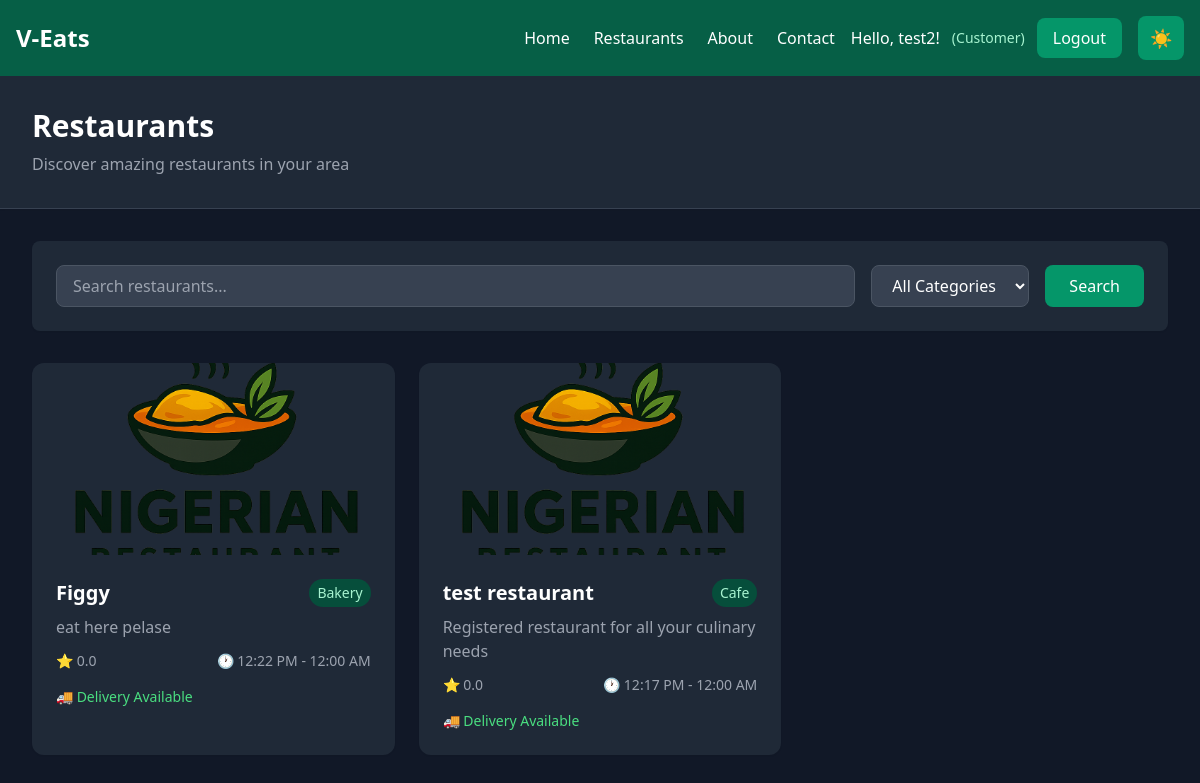
Screenshot of /restaurants/ (signed in) with the database file from the repository.
### restaurant/models.py (models this page shows, shortened)
class Restaurant(models.Model):
    CATEGORY_CHOICES = [
        ('fast_food', 'Fast Food'),
        ('casual', 'Casual Dining'),
        ('fine_dining', 'Fine Dining'),
        ('cafe', 'Cafe'),
        ('bakery', 'Bakery'),
        ('dessert', 'Dessert'),
        ('other', 'Other'),
    ]
    STATUS_CHOICES = [
        ('active', 'Active'),
        ('inactive', 'Inactive'),
        ('pending', 'Pending Approval'),
    ]
    name = models.CharField(max_length=200)
    description = models.TextField()
    owner = models.ForeignKey(settings.AUTH_USER_MODEL, on_delete=models.CASCADE, related_name='owned_restaurants')
    category = models.CharField(max_length=20, choices=CATEGORY_CHOICES, default='other')
    address = models.TextField()
    phone = models.CharField(max_length=20)
    email = models.EmailField()
    website = models.URLField(blank=True, null=True)
    image = models.ImageField(upload_to='restaurants/', blank=True, null=True)
    logo = models.ImageField(upload_to='restaurant_logos/', blank=True, null=True)
    status = models.CharField(max_length=20, choices=STATUS_CHOICES, default='pending')
    opening_time = models.TimeField()
    closing_time = models.TimeField()
    is_delivery_available = models.BooleanField(default=True)
    delivery_fee = models.DecimalField(max_digits=6, decimal_places=2, default=0.00)
    minimum_order = models.DecimalField(max_digits=8, decimal_places=2, default=0.00)
    rating = models.FloatField(default=0.0)
    total_reviews = models.IntegerField(default=0)
    created_at = models.DateTimeField(auto_now_add=True)
    updated_at = models.DateTimeField(auto_now=True)
    class Meta:
        ordering = ['-created_at']

### restaurant/views.py (the view)
# urls.py: path('', views.RestaurantListView.as_view(), name='list'),
class RestaurantListView(ListView):
    model = Restaurant
    template_name = 'restaurant/restaurant_list.html'
    context_object_name = 'restaurants'
    paginate_by = 12
    def get_queryset(self):
        queryset = Restaurant.objects.filter(status='active')
        search_query = self.request.GET.get('search', '')
        category_filter = self.request.GET.get('category', '')
        if search_query:
            queryset = queryset.filter(
                Q(name__icontains=search_query) |
                Q(description__icontains=search_query) |
                Q(address__icontains=search_query)
            )
        if category_filter:
            queryset = queryset.filter(category=category_filter)
        return queryset.order_by('-rating', '-created_at')
    def get_context_data(self, **kwargs):
        context = super().get_context_data(**kwargs)
        context['search_query'] = self.request.GET.get('search', '')
        context['category_filter'] = self.request.GET.get('category', '')
        context['categories'] = Restaurant.CATEGORY_CHOICES
        return context

### restaurant/templates/restaurant/restaurant_list.html (shortened to what this page needs)
{% extends 'base.html' %}
{% block content %}
<div class="min-h-screen bg-gray-50 dark:bg-gray-900">
  <div class="bg-white dark:bg-gray-800 shadow-sm border-b border-gray-200 dark:border-gray-700">
    <div class="max-w-7xl mx-auto px-4 sm:px-6 lg:px-8 py-8">
      <div class="flex flex-col md:flex-row md:items-center md:justify-between">
        <div>
          <h1 class="text-3xl font-bold text-gray-900 dark:text-white">Restaurants</h1>
          <p class="text-gray-600 dark:text-gray-400 mt-2">Discover amazing restaurants in your area</p>
        </div>
      </div>
    </div>
  </div>
  <div class="max-w-7xl mx-auto px-4 sm:px-6 lg:px-8 py-8">
    <div class="bg-white dark:bg-gray-800 rounded-lg shadow-sm p-6 mb-8">
      <form method="get" class="flex flex-col md:flex-row gap-4">
        <div class="flex-1">
          <input type="text"
                 name="search"
                 value="{{ search_query }}"
                 placeholder="Search restaurants..."
                 class="w-full px-4 py-2 border border-gray-300 dark:border-gray-600 rounded-lg focus:ring-2 focus:ring-emerald-500 focus:border-emerald-500 dark:bg-gray-700 dark:text-white">
        </div>
        <div>
          <select name="category"
                  class="px-4 py-2 border border-gray-300 dark:border-gray-600 rounded-lg focus:ring-2 focus:ring-emerald-500 focus:border-emerald-500 dark:bg-gray-700 dark:text-white">
            <option value="">All Categories</option>
          </select>
        </div>
        <button type="submit"
                class="bg-emerald-600 text-white px-6 py-2 rounded-lg hover:bg-emerald-700 transition-colors duration-200">
          Search
        </button>
      </form>
    </div>
    {% if restaurants %}
      <div class="grid grid-cols-1 md:grid-cols-2 lg:grid-cols-3 gap-6">
        {% for restaurant in restaurants %}
          <div class="bg-white dark:bg-gray-800 rounded-xl shadow-sm hover:shadow-lg transition-shadow duration-200 overflow-hidden">
            {% if restaurant.image %}
              <img src="{{ restaurant.image.url }}" alt="{{ restaurant.name }}" class="w-full h-48 object-cover">
            {% else %}
              <div class="w-full h-48 bg-gradient-to-br from-emerald-200 to-emerald-300 dark:from-emerald-600 dark:to-emerald-700 flex items-center justify-center">
                <span class="text-4xl">🍽️</span>
              </div>
            {% endif %}
            <div class="p-6">
              <div class="flex items-start justify-between mb-2">
                <h3 class="text-xl font-semibold text-gray-900 dark:text-white">{{ restaurant.name }}</h3>
                <span class="text-sm px-2 py-1 bg-emerald-100 text-emerald-800 dark:bg-emerald-900 dark:text-emerald-200 rounded-full">
                  {{ restaurant.category|capfirst }}
                </span>
              </div>
              <p class="text-gray-600 dark:text-gray-400 mb-3 line-clamp-2">{{ restaurant.description }}</p>
              <div class="flex items-center justify-between text-sm text-gray-500 dark:text-gray-400 mb-4">
                <span>⭐ {{ restaurant.rating|floatformat:1 }}</span>
                <span>🕐 {{ restaurant.opening_time|time:"g:i A" }} - {{ restaurant.closing_time|time:"g:i A" }}</span>
              </div>
              <div class="flex justify-between items-center">
                <div class="text-sm">
                  {% if restaurant.is_delivery_available %}
                    <span class="text-green-600 dark:text-green-400">🚚 Delivery Available</span>
                  {% else %}
                    <span class="text-gray-500">Pickup Only</span>
                  {% endif %}
                </div>
              </div>
            </div>
          </div>
        {% endfor %}
      </div>
    {% endif %}
  </div>
</div>
{% endblock %}

### users/templates/base.html (shortened to what this page needs)
<!DOCTYPE html>
<html lang="en" class="dark">
<head>
  <script src="https://cdn.tailwindcss.com"></script>
</head>
<body class="bg-emerald-50 dark:bg-emerald-900 text-gray-800 dark:text-gray-200 transition-colors duration-300">
  <nav class="p-4 bg-emerald-600 dark:bg-emerald-800 flex justify-between items-center shadow-lg transition-colors duration-300">
    <div class="flex items-center space-x-4">
      <h1 class="text-white font-bold text-2xl">V-Eats</h1>
    </div>
    <div class="flex items-center space-x-4">
      <div class="hidden md:flex items-center space-x-6">
        <a href="{% url 'users:home' %}" class="text-white hover:text-emerald-200 transition-colors duration-200 font-medium">Home</a>
        <a href="{% url 'restaurant:list' %}" class="text-white hover:text-emerald-200 transition-colors duration-200 font-medium">Restaurants</a>
        <a href="#" class="text-white hover:text-emerald-200 transition-colors duration-200 font-medium">About</a>
        <a href="#" class="text-white hover:text-emerald-200 transition-colors duration-200 font-medium">Contact</a>
      </div>
      <div class="flex items-center space-x-3">
        {% if user.is_authenticated %}
          <span class="text-white font-medium">Hello, {{ user.username }}!</span>
          {% if user.is_superuser %}
            <span class="text-emerald-200 text-sm">(Admin)</span>
          {% elif user.profile and user.profile.role == 'RESTAURANT' %}
            <span class="text-emerald-200 text-sm">(Restaurant)</span>
            <a href="{% url 'restaurant:dashboard' %}" class="text-emerald-200 hover:text-white transition-colors duration-200 font-medium text-sm">
              Dashboard
            </a>
          {% elif user.profile and user.profile.role == 'DRIVER' %}
            <span class="text-emerald-200 text-sm">(Driver)</span>
            <a href="{% url 'driver:dashboard' %}" class="text-emerald-200 hover:text-white transition-colors duration-200 font-medium text-sm">
              Dashboard
            </a>
          {% elif user.profile and user.profile.role == 'USER' %}
            <span class="text-emerald-200 text-sm">(Customer)</span>
          {% endif %}
          <a href="{% url 'users:logout' %}" class="bg-emerald-700 dark:bg-emerald-600 text-white px-4 py-2 rounded-lg hover:bg-emerald-800 dark:hover:bg-emerald-700 transition-all duration-200 font-medium">
            Logout
          </a>
        {% endif %}
      </div>
      <button
        id="darkModeToggle"
        class="bg-emerald-700 dark:bg-emerald-600 text-white px-3 py-2 rounded-lg hover:bg-emerald-800 dark:hover:bg-emerald-700 transition-all duration-200 text-lg"
        title="Toggle dark mode"
      >
        <span id="darkModeIcon" class="block">🌙</span>
      </button>
    </div>
  </nav>
  <main>
    {% block content %}{% endblock %}
  </main>
</body>
</html>

### rows the page displays
Restaurant: image (picture), name "Figgy", category "Bakery", description "eat here pelase", rating "0.0", opening_time "12:22 PM", closing_time "12:00 AM", is_delivery_available "🚚 Delivery Available"
Restaurant: image (picture), name "test restaurant", category "Cafe", description "Registered restaurant for all your culinary needs", rating "0.0", opening_time "12:17 PM", closing_time "12:00 AM", is_delivery_available "🚚 Delivery Available"

### other values shown
{{ user.username }} "test2"
